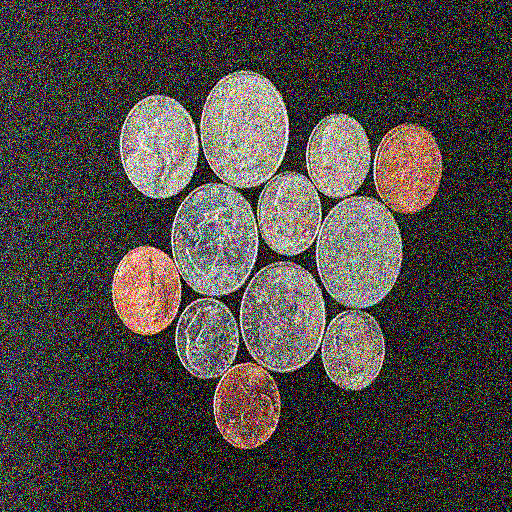
#> input picture images/noise/noisy_image1/gaussian/gaussianHighNoise.png, 512 x 512 px, given in place of gaussianLowNoise.png, which was not available
$ python DenoisingFourier.py
#> lines starting #> are read from the running program, lines starting #| are printed output that depends on the picture; pictures that were not available may be replaced by others from this repository, and a replacement may not be noted
from math import sqrt, exp

import cv2

import numpy as np

import matplotlib.pyplot as plt
from path_names import PathNamesNoise as pn

OUTPUT_FOLDER_NAME = pn.DENOISED_IMAGES + "denoised images" + pn.IMAGE_NUMBER


def distance(point1, point2):
    return sqrt((point1[0] - point2[0]) ** 2 + (point1[1] - point2[1]) ** 2)


# [19 lines left out: functions ideal_filter_lp, butterworth_lp, not called in this run]


def gaussian_lp(D0, img_shape):
    base = np.zeros(img_shape[:2])
    rows, cols = img_shape[:2]
    center = (rows / 2, cols / 2)
    for x in range(cols):
        for y in range(rows):
            base[y, x] = exp(((-distance((y, x), center) ** 2) / (2 * (D0 ** 2))))
    return base


def do_gaussian_lp(file_path, output_name):
#> called with output_name = 'gaussian\\gaussian_low_gaussianLP.png'
    img = cv2.imread(file_path)
#> img is the input picture: shape (512, 512, 3); mean B, G, R 66.4, 70.2, 77
    b, g, r = cv2.split(img)
    D0 = 90
    original_b = np.fft.fft2(b)
    center_b = np.fft.fftshift(original_b)
    low_pass_center_b = center_b * gaussian_lp(D0, b.shape)
    low_pass_b = np.fft.ifftshift(low_pass_center_b)
    inverse_low_pass_b = np.fft.ifft2(low_pass_b)

    original_g = np.fft.fft2(g)
    center_g = np.fft.fftshift(original_g)
    low_pass_center_g = center_g * gaussian_lp(D0, g.shape)
    low_pass_g = np.fft.ifftshift(low_pass_center_g)
    inverse_low_pass_g = np.fft.ifft2(low_pass_g)

    original_r = np.fft.fft2(r)
    center_r = np.fft.fftshift(original_r)
    low_pass_center_r = center_r * gaussian_lp(D0, r.shape)
    low_pass_r = np.fft.ifftshift(low_pass_center_r)
    inverse_low_pass_r = np.fft.ifft2(low_pass_r)

    absolute_b = np.abs(inverse_low_pass_b)
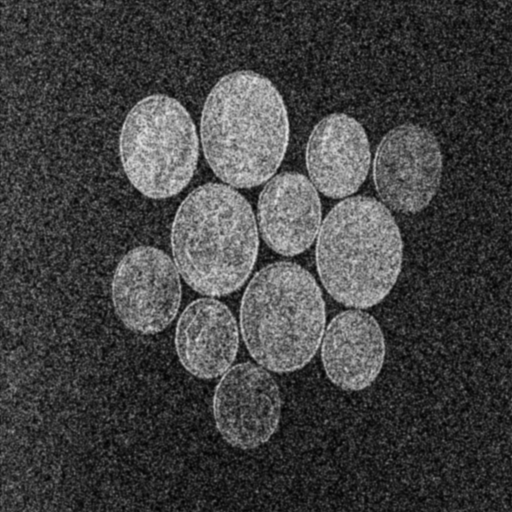
#> absolute_b: shape (512, 512) float64; min 1.88, max 231.8, mean 66.4
    absolute_g = np.abs(inverse_low_pass_g)
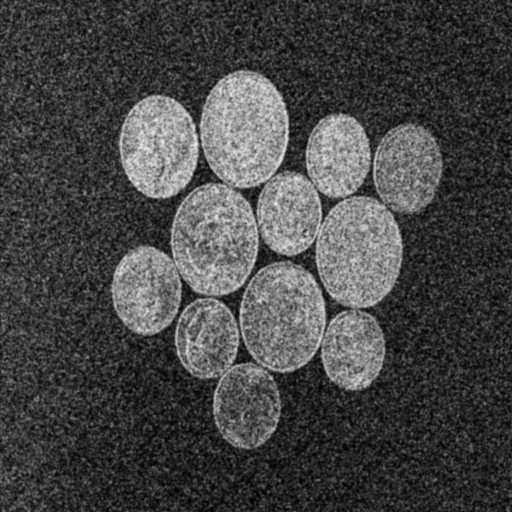
#> absolute_g: shape (512, 512) float64; min 0.679, max 234.6, mean 70.2
    absolute_r = np.abs(inverse_low_pass_r)
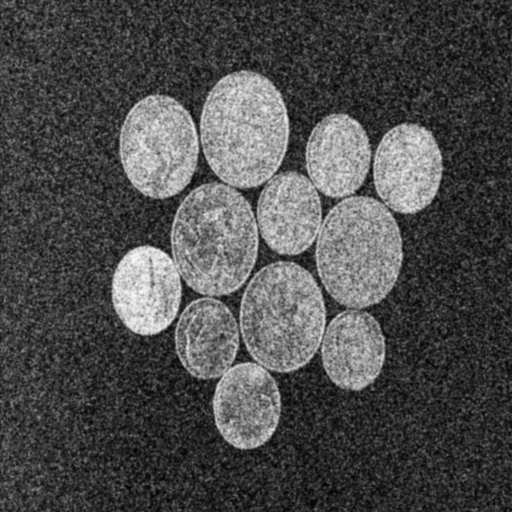
#> absolute_r: shape (512, 512) float64; min 2.36, max 251.1, mean 77

    output = cv2.merge((absolute_b, absolute_g, absolute_r))
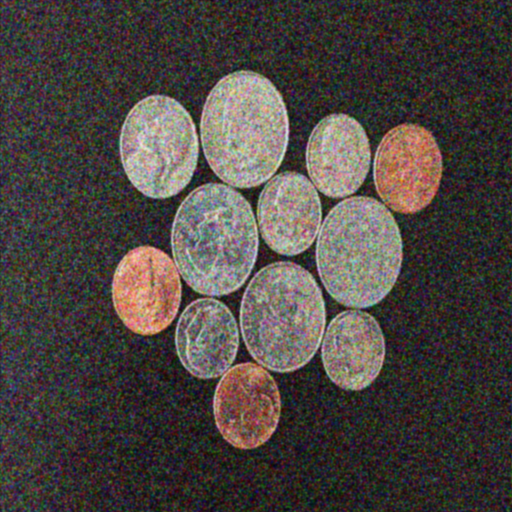
#> output: shape (512, 512, 3) float64; mean of channels 0, 1, 2 66.4, 70.2, 77; drawn as B, G, R

    output_folder_path = OUTPUT_FOLDER_NAME + "\\fourier_gaussianLP_filter\\"
    plt.imsave(output_folder_path + output_name, cv2.cvtColor(output.astype(np.uint8), cv2.COLOR_BGR2RGB))


# [60 lines left out: functions do_ideal_filter_lp, do_butterworth_lp, not called in this run]


#
do_gaussian_lp(pn.GAUSSIAN_LOW, "gaussian\\gaussian_low_gaussianLP.png")
do_gaussian_lp(pn.GAUSSIAN_MODERATE, "gaussian\\gaussian_moderate_gaussianLP.png")
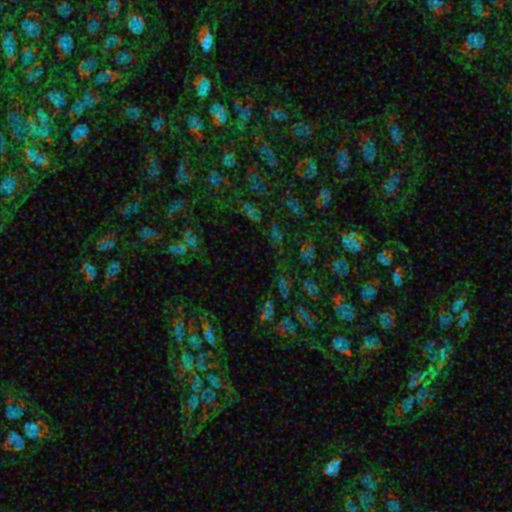
#> input picture images/denoised/denoised_image4/fourier_gaussianLP_filter/laplacian/laplacian_high_gaussianLP.png, 512 x 512 px, given in place of gaussianModerateNoise.png, which was not available
#> in do_gaussian_lp, img is the input picture: shape (512, 512, 3); mean B, G, R 27.3, 36.9, 24.2
#> in do_gaussian_lp (call 2), `b, g, r = cv2.split(img)`:
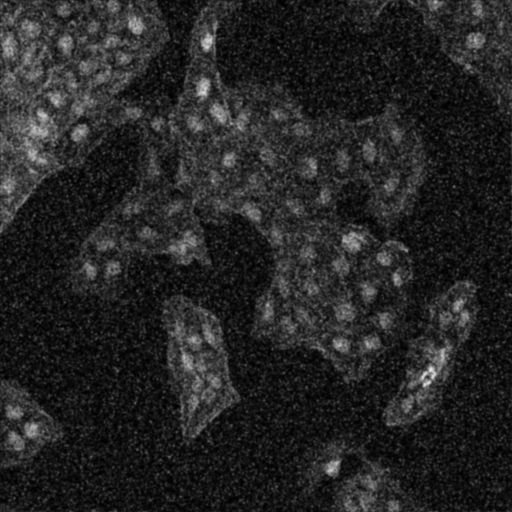
#> g: shape (512, 512); min 0, max 227, mean 36.9
#> in do_gaussian_lp (call 2), `b, g, r = cv2.split(img)`:
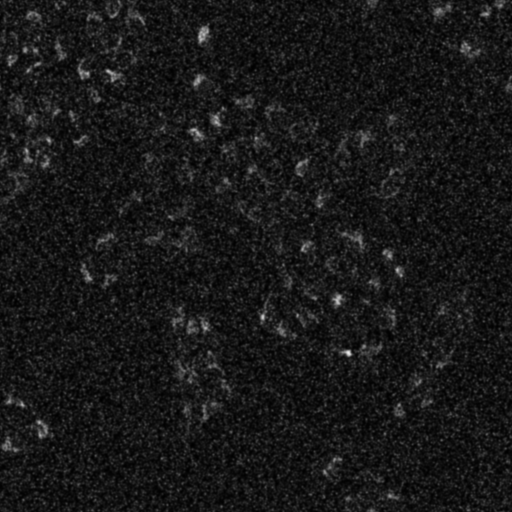
#> r: shape (512, 512); min 0, max 237, mean 24.2
#> (the run stopped early here; a loop or call above may not have finished)
